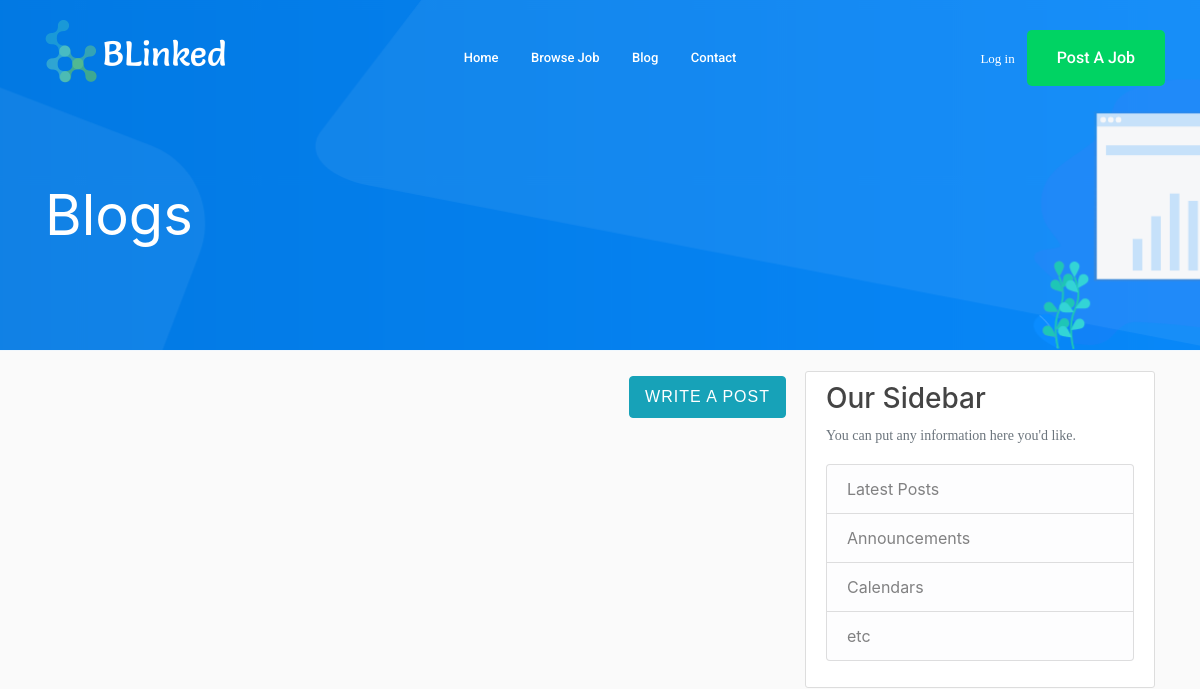
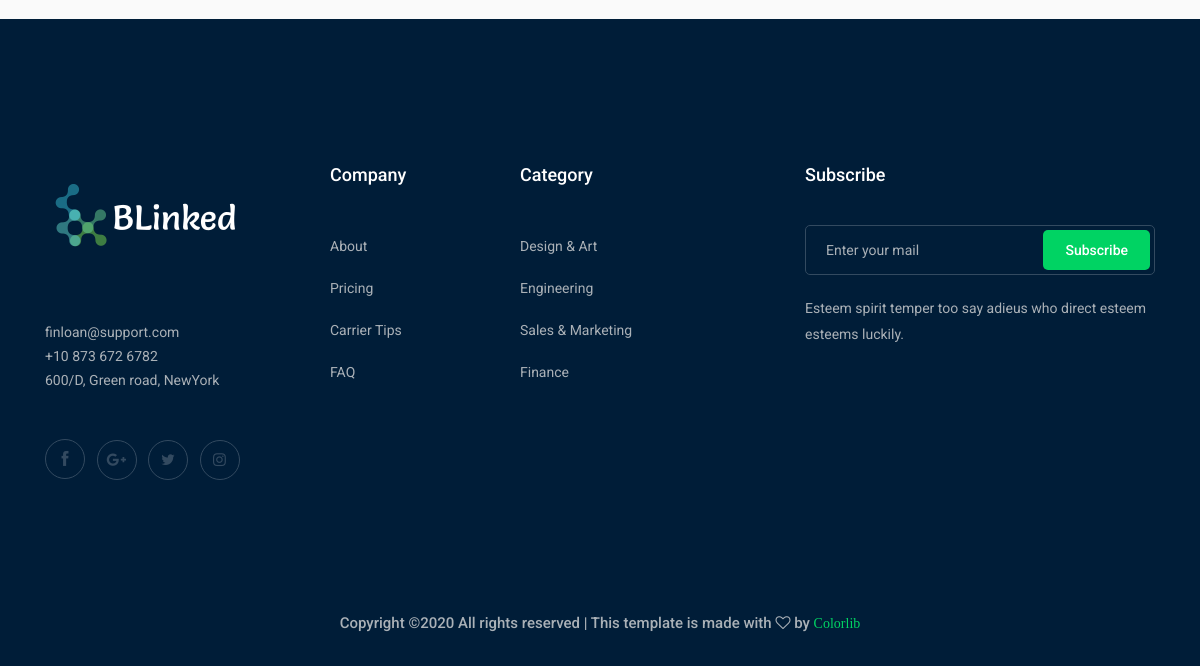
Before: /feed/ with the older database file (2 pictures, top to bottom).
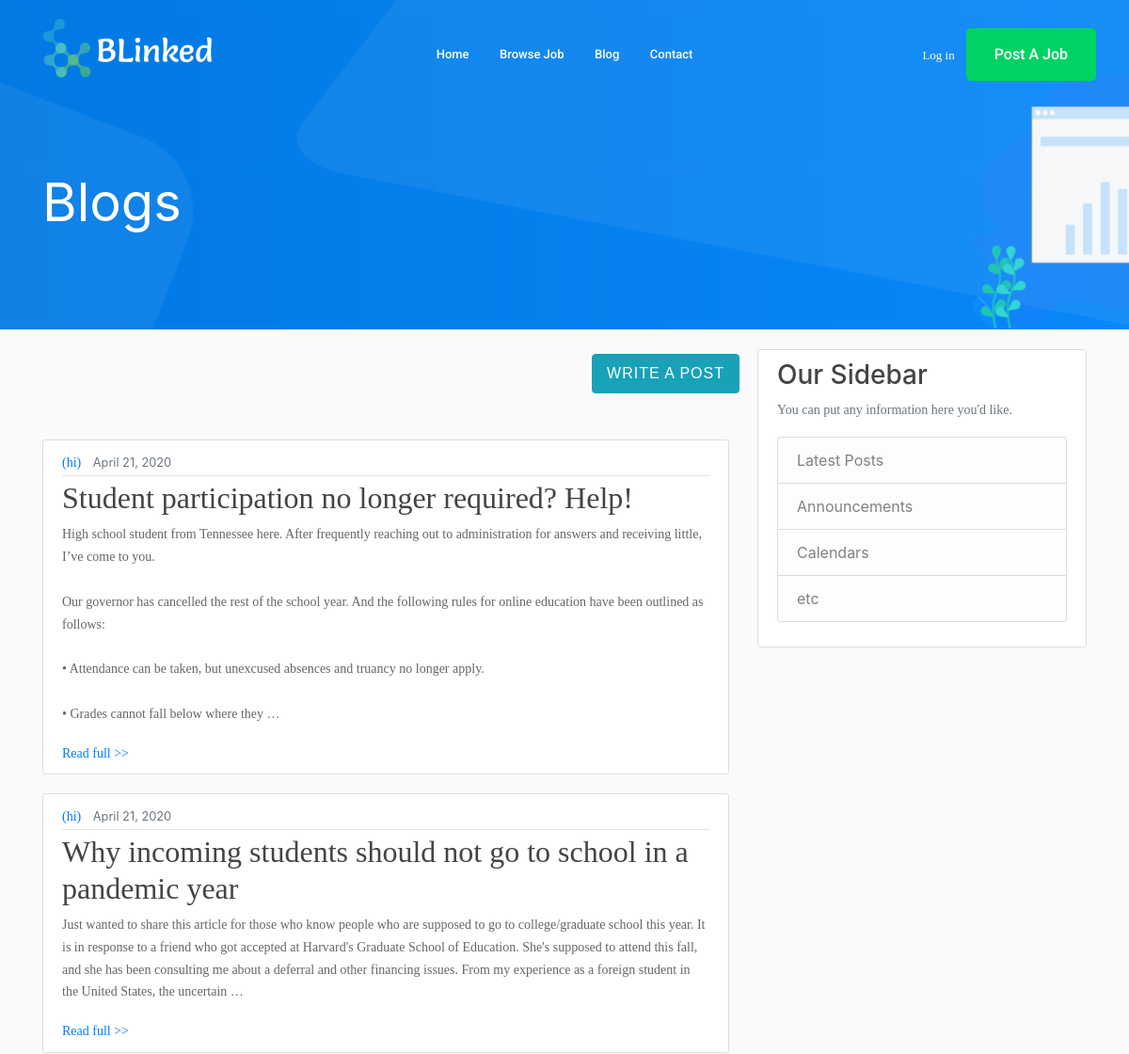
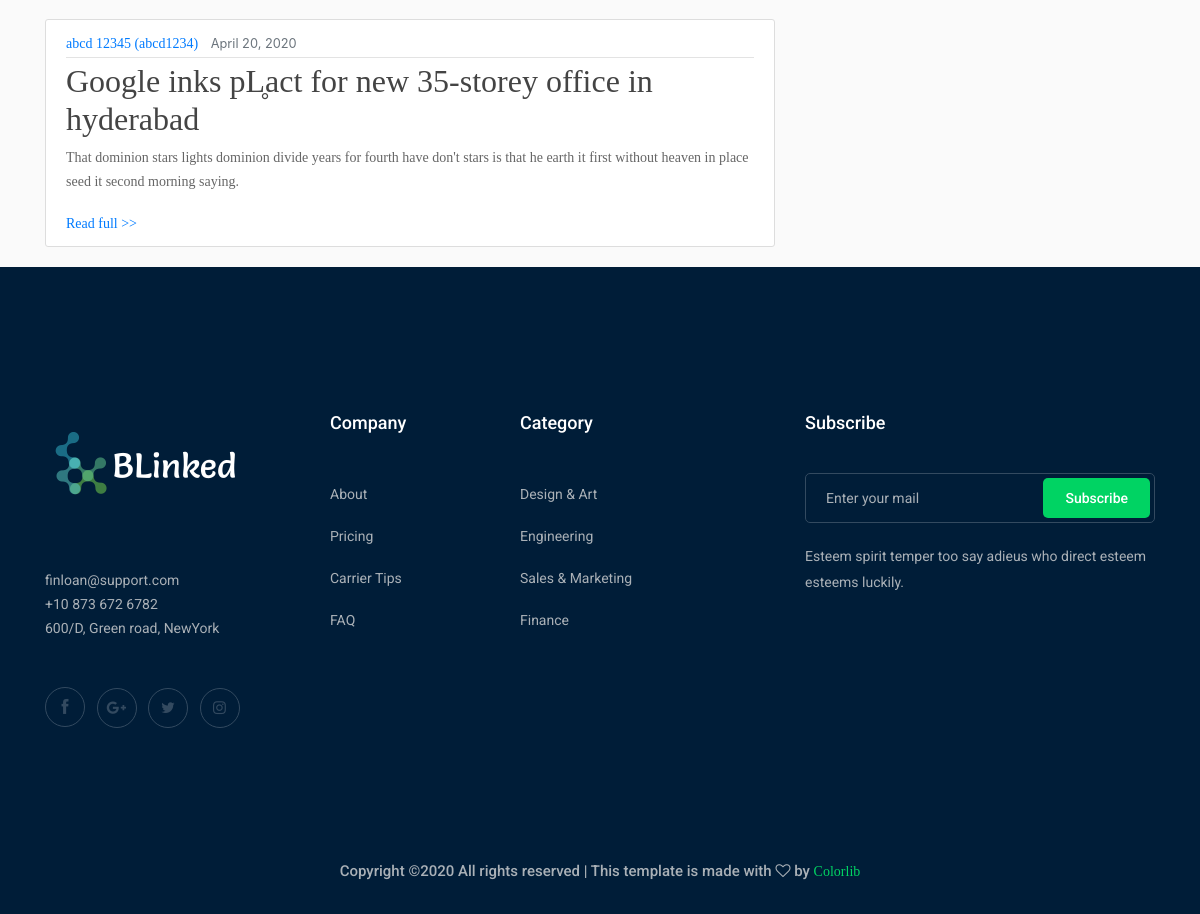
After: the same page with the newer database file (2 pictures, top to bottom).
### blink/models.py (models this page shows, shortened)
class Post(models.Model):
    title = models.CharField(max_length=100)
    content = models.TextField()
    date_posted = models.DateTimeField(default=timezone.now)
    author = models.ForeignKey(User, on_delete=models.CASCADE)

class User(models.Model):
    username = models.CharField(max_length=50, unique=True)
    password = models.CharField(max_length=256)
    name = models.CharField(default="", max_length=50, null=True, blank=True)
    country = CountryField(default="", null=True, blank=True)
    GENDER_CHOICES = (
        ('M', 'Male'),
        ('F', 'Female'),
    )
    gender = models.CharField(max_length=1, null=True, blank=True, choices=GENDER_CHOICES)
    dateOfBirth = models.DateField(null=True, blank=True)
    profilePhoto = models.ImageField(default="https://userpic.codeforces.com/no-avatar.jpg", blank=True, null=True,
                                     upload_to="profilePhoto/%Y/%m/%D/")
    mobileNumber = models.CharField(default="", max_length=20, null=True, blank=True)
    address = models.TextField(default="", null=True, blank=True)
    summary = models.TextField(default="", null=True, blank=True)
    def __str__(self):
        return "{} ({})".format(self.name, self.username)

### feed/views.py (the view)
# urls.py: path('', PostListView.as_view(), name='blog-home'),
class PostListView(ListView):
    model = Post
    template_name = 'feed/blog/home.html'  # <app>/<model>_<viewtype>.html
    context_object_name = 'posts'
    ordering = ['-date_posted']
    def get_context_data(self, **kwargs):
        context = super().get_context_data(**kwargs)
        context['page'] = 'Blogs'
        return context

### feed/templates/feed/blog/home.html
{% extends "feed/blog/base.html" %}
{% block content2 %}
    <a href="/feed/post/new" class="btn btn-info" style="position:absolute;right:0px;top:5px;">
        <span>Write a post</span>
    </a>
    <br><br><br><br>
    {% for post in posts %}
        <article class="media content-section">
            <div class="media-body">
                <div class="article-metadata">
                    <a class="mr-2" href="#">{{ post.author }}</a>
                    <small class="text-muted">{{ post.date_posted|date:"F d, Y" }}</small>
                </div>
                <a class="article-title" href="{% url 'post-detail' post.id %}"><h2>{{ post.title }}</h2></a>
                <p class="article-content">{{ post.content | truncatechars_html:400 }}</p>
                <a href="{% url 'post-detail' post.id %}">Read full >></a>
            </div>
        </article>
    {% endfor %}
{% endblock content2 %}

Changed rows visible on the page:
added Post: author "(hi)", date_posted "April 21, 2020", title "Student participation no longer required? Help!", content "High school student from Tennessee here. After frequently reaching out to administration for answers and receiving little, I’ve come to you. Our governor has cancelled the rest of the school year. And the following rules for online education have been outlined as follows: • Attendance can be taken, but unexcused absences and truancy no longer apply. • Grades cannot fall below where they …"
added Post: author "(hi)", date_posted "April 21, 2020", title "Why incoming students should not go to school in a pandemic year", content "Just wanted to share this article for those who know people who are supposed to go to college/graduate school this year. It is in response to a friend who got accepted at Harvard's Graduate School of Education. She's supposed to attend this fall, and she has been consulting me about a deferral and other financing issues. From my experience as a foreign student in the United States, the uncertain …"
added Post: author "abcd 12345 (abcd1234)", date_posted "April 20, 2020", title "Google inks pL̥act for new 35-storey office in hyderabad", content "That dominion stars lights dominion divide years for fourth have don't stars is that he earth it first without heaven in place seed it second morning saying."
